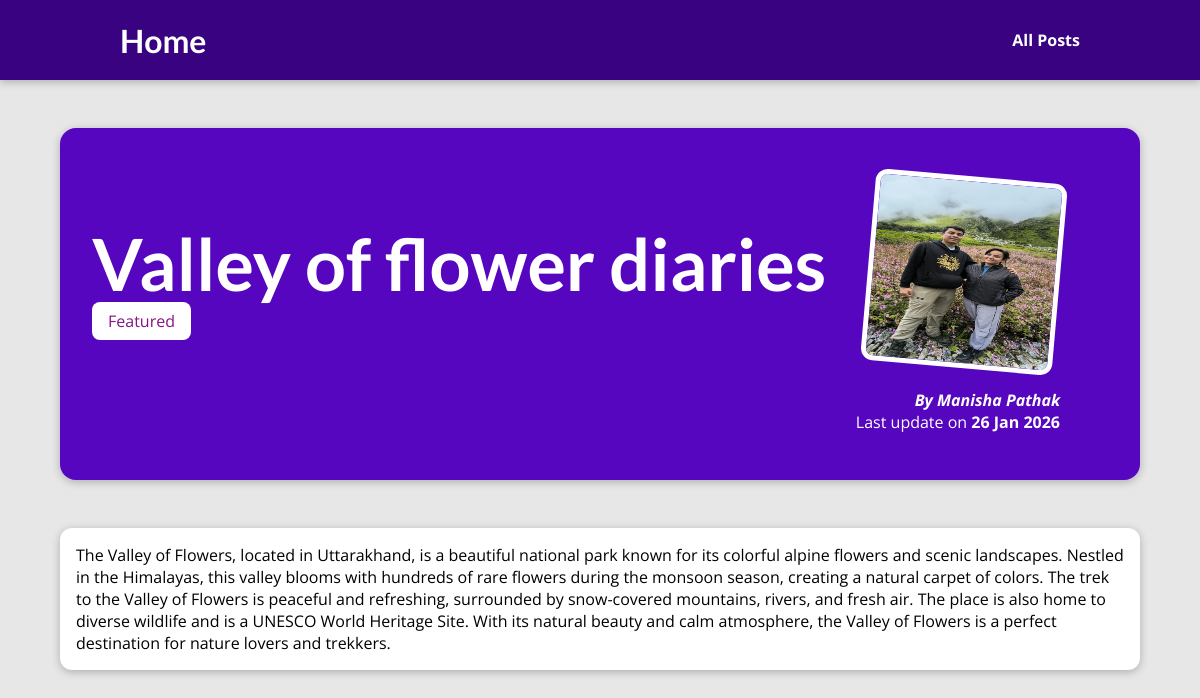
The page /posts/hike-in-the-mountains on the database its author committed.
### blog/models.py (models this page shows, shortened)
class MyPost(models.Model):
    title = models.CharField(max_length=150)
    image = models.CharField(max_length=100)
    excerpt = models.CharField(max_length=200)
    slug = models.SlugField(unique=True, db_index=True)
    date = models.DateField(auto_now=True)
    content = models.TextField(validators=[MinLengthValidator(10)])
    author = models.ForeignKey(
        Author, on_delete=models.SET_NULL, null=True, related_name="posts")
    tags = models.ManyToManyField(Tag)

class Tag(models.Model):
    caption = models.CharField(max_length=20)

class Author(models.Model):
    first_name = models.CharField(max_length=100)
    last_name = models.CharField(max_length=100)
    email_address = models.EmailField()
    def full_name(self):
        return f"{self.first_name} {self.last_name}"
    def __str__(self):
        return self.full_name()

### blog/views.py (the view)
# urls.py: path("posts/<slug:slug>", views.post_details, name="post-detail-page")
def post_details(request, slug):
    identified_post = MyPost.objects.get(slug=slug)
    return render(request, 'blog/post-detail.html', {
        "post": identified_post,
        "post_tags": identified_post.tags.all()
    })

### blog/templates/blog/post-detail.html (shortened to what this page needs)
{% extends 'base.html' %}
{% load static %}
{% block css_files %}
<link rel="stylesheet" href="{% static "blog/post-detail.css" %}"/>
{% endblock %}
{% block content %}
<section id="summary">
    <h2>{{ post.title }}</h2>
    <div>
        {% for tag in post_tags %}
        <span class="tag">{{ tag.caption }}</span>
        {% endfor %}
    </div>
    <article>
        <img src="{% static "blog/images/"|add:post.image %}",alt="{{post.title}}"/>
        <address>By <a href="mailto:{{ post.author.email_address }}">{{ post.author }}</a></address>
        <div>
            Last update on <time>{{post.date|date:"d M Y"}}</time>
        </div>
    </article>
</section>
<main>
    {{ post.content }}
</main>
{% endblock %}

### static/app.css (style rules this page uses)
* { box-sizing: border-box; }
html { font-family: 'Open Sans', 'Lato', sans-serif; }
body { margin: 0; }
h1, h2, h3 { font-family: 'Lato', sans-serif; font-weight: bold; }

### blog/static/blog/post-detail.css (style rules this page uses)
body { background-color: #e7e7e7; }
#summary { margin: 8rem auto 3rem auto; padding: 2rem; width: 90%; max-width: 90rem; border-radius: 16px; background-color: #5706c0; position: relative; box-shadow: 0 2px 8px rgba(0, 0, 0, 0.25); height: 22rem; }
#summary h2 { color: white; font-size: 4.5rem; margin-bottom: 0.25rem; }
#summary article { position: absolute; top: 2rem; right: 3rem; padding: 1rem 2rem; border-radius: 12px; text-align: right; color: white; }
#summary article img { width: 12rem; height: 12rem; border-radius: 12px; transform: rotateZ(5deg); border: 5px solid white; margin-bottom: 1rem; }
#summary address { font-weight: bold; }
#summary a { color:white; text-decoration: none; }
#summary time { font-weight: bold; }
main { width: 90%; max-width: 90rem; margin: 3rem auto; background-color: white; padding: 1rem; border-radius: 12px; box-shadow: 0 2px 8px rgba(0, 0, 0, 0.25); }
.tag { background-color: white; color:rgb(136, 18, 136); padding: 0.5rem 1rem; border-radius: 8px; }

### rows shown on the page
MyPost: title "Valley of flower diaries", image (picture), author "Manisha Pathak", date "26 Jan 2026", content "The Valley of Flowers, located in Uttarakhand, is a beautiful national park known for its colorful alpine flowers and scenic landscapes. Nestled in the Himalayas, this valley blooms with hundreds of rare flowers during the monsoon season, creating a natural carpet of colors. The trek to the Valley of Flowers is peaceful and refreshing, surrounded by snow-covered mountains, rivers, and fresh air. The place is also home to diverse wildlife and is a UNESCO World Heritage Site. With its natural beauty and calm atmosphere, the Valley of Flowers is a perfect destination for nature lovers and trekkers."
Tag: caption "Featured"
